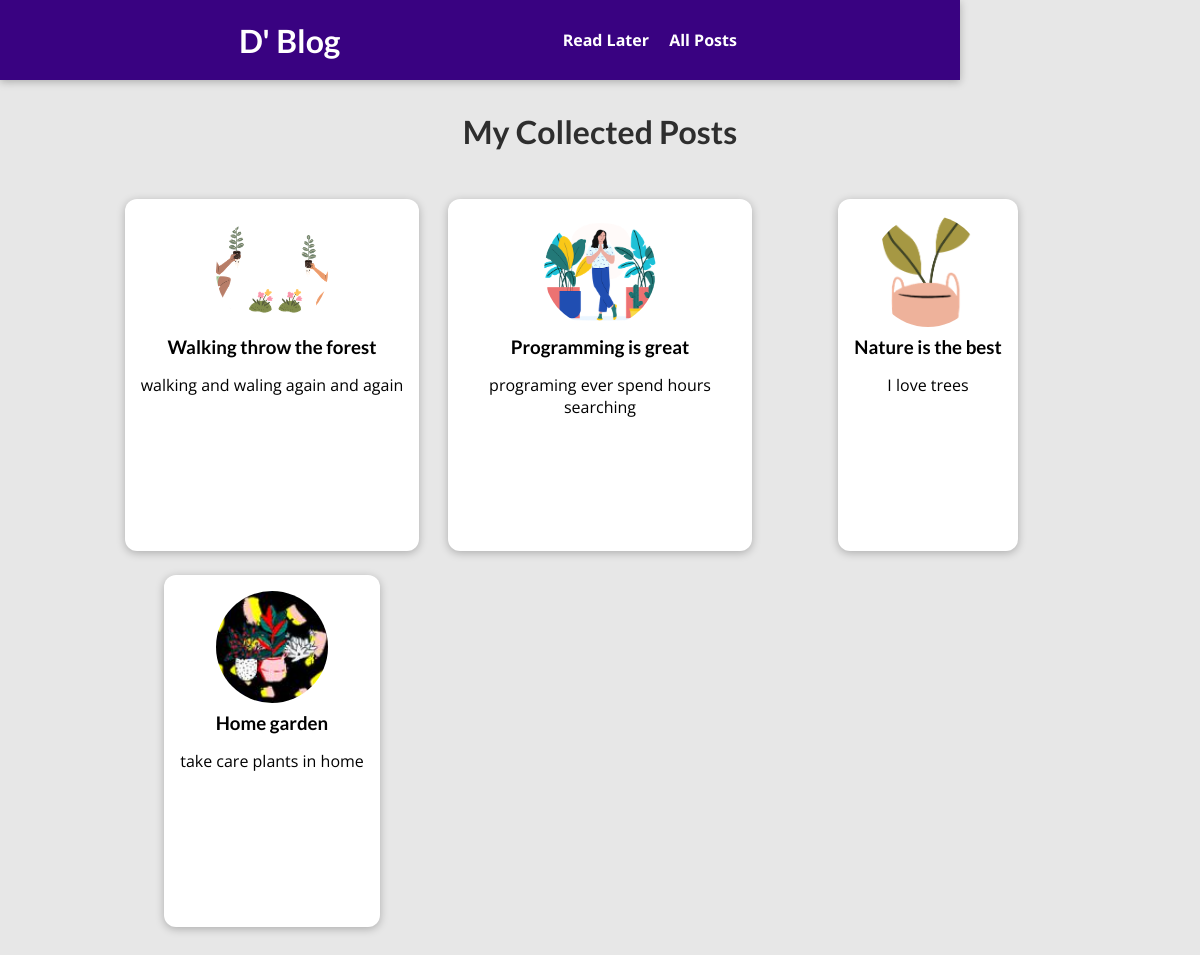
The page /posts on the database its author committed.
### blog/models.py (models this page shows, shortened)
class Post(models.Model):
    title = models.CharField(max_length=100)
    excerpt = models.CharField(max_length=300) # TextField
    image= models.ImageField(upload_to="posts", null=True) # ImageField , ImageField.height_field, ImageField.width_field , "posts" should be inside "uploads" folder e.i. /uploads/posts
    date = models.DateField(auto_now=True)
    slug = models.SlugField(unique=True, db_index=True)
    content = models.TextField(validators=[MinLengthValidator(10)])
    author = models.ForeignKey(Author, on_delete=models.SET_NULL, null=True, related_name="posts")
    tag = models.ManyToManyField(Tag)

### blog/views.py (the view)
# urls.py: path("posts", views.PostsView.as_view(), name="posts-page"),
class PostsView(ListView):
    template_name = "blog/all-posts.html"
    model = Post
    ordering = ["-date"]
    context_object_name = "all_posts"

### blog/templates/blog/all-posts.html (shortened to what this page needs)
{% extends "base.html" %}
{% load static %}
{% block css_files %}
    <link rel="stylesheet" href="{% static "blog/post.css" %}" />
    <link rel="stylesheet" href="{% static "blog/all-posts.css" %}" />
{% endblock %}
{% block content %}
<section id="all-posts">
    <h2>My Collected Posts</h2>
    <ul>
        {% for post in all_posts %}
            {% include "blog/includes/post.html" %}
        {% endfor %}
    </ul>
</section>
{% endblock  %}

### blog/templates/blog/includes/post.html
<li>
    <article  class="post">
      <a href="{% url "post-detail-page" slug=post.slug %}">
        <img src="{{ post.image.url }}" alt="{{ post.title }}" />
        <div class="post__content">
          <h3>{{ post.title }}</h3>
          <p>{{ post.excerpt }}</p>
        </div>
      </a>
    </article>
  </li>

### static/app.css (style rules this page uses)
* { box-sizing: border-box; }
html { font-family: 'Open Sans', 'Lato', sans-serif; }
body { margin: 0; }
h1, h2, h3 { font-family: 'Lato', sans-serif; font-weight: bold; }

### blog/static/blog/post.css (style rules this page uses)
.post { display: flex; flex-direction: column; align-items: center; text-align: center; }
.post a { text-decoration: none; color: black; transition: all 0.2s ease; padding: 1rem; }
.post img { width: 5rem; height: 5rem; object-fit: cover; border-radius: 50%; }
.post h3 { margin: 0.25rem 0; }

### blog/static/blog/all-posts.css (style rules this page uses)
body { background-color: #e7e7e7; }
#all-posts { margin: 7rem auto; width: 90%; max-width: 60rem; }
#all-posts h2 { text-align: center; font-size: 2rem; color: #2e2e2e; margin: 3rem 0; }
ul { list-style: none; margin: 0; padding: 0; display: grid; grid-template-columns: repeat(auto-fill, minmax(17rem, 1fr)); gap: 1.5rem; }
.post img { width: 7rem; height: 7rem; }
.post a { height: 22rem; transform-origin: center; box-shadow: 0 2px 8px rgba(0, 0, 0, 0.25); border-radius: 12px; background-color: white; }

### rows shown on the page
Post: image (picture), title "Walking throw the forest", excerpt "walking and waling again and again"
Post: image (picture), title "Programming is great", excerpt "programing ever spend hours searching"
Post: image (picture), title "Nature is the best", excerpt "I love trees"
Post: image (picture), title "Home garden", excerpt "take care plants in home"
